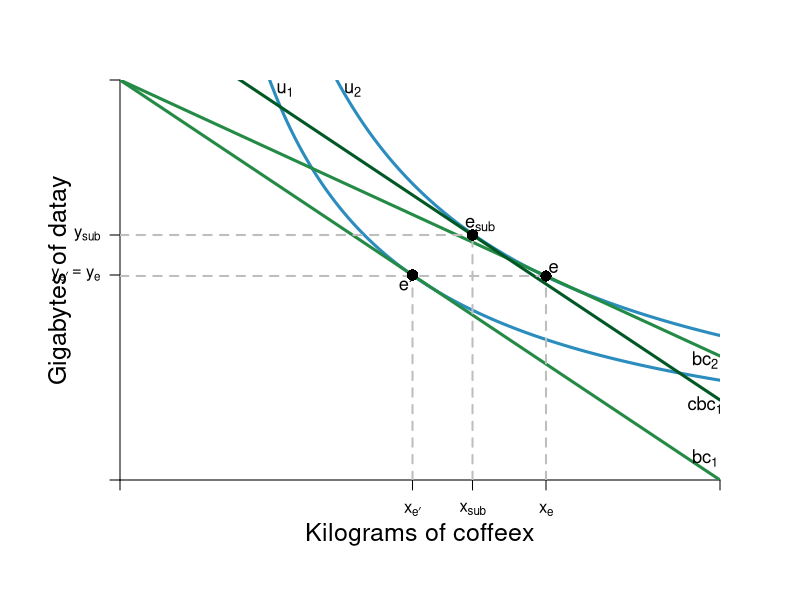

Write the R code that produced this figure.
#Graph Designer: Simon Halliday
#Authors: Bowles, Foley and Halliday
#Title: Coordination, Conflict and Competition: A Text in Microeconomics

library(shape)
pdf(file = "indmarketdemand/decomposition_cd.pdf", width = 10, height = 8)

#Set parameters for graphics
axislabelsize <- 1.5
labelsize <- 1.1
graphlinewidth <- 3
segmentlinewidth <- 2

COL <- c("#7fc97f", "#beaed4", "#fdc086", "#ffff99", "#386cb0", "#f0027f", "#bf5b17", "#666666")
COLA <- c("#e0f3db", "#99d8c9","#66c2a4","#41ae76", "#238b45", "#005824")
COLB <- c("#c6dbef", "#4eb3d3", "#2b8cbe", "#0868ac","#084081")
COLC <- c("#fcfbfd", "#efedf5", "#dadaeb", "#bcbddc", "#9e9ac8", "#807dba", "#6a51a3", "#54278f", "#3f007d")

#Edited the margins to cater for the larger LHS labels
par(mar =  c(6, 6, 4, 4))

#Original budget constraint and pivoted budget constraint

bc1 <- function(x) {
  40 - .5*x
}

bc2 <- function(x) {
  40 - .345*x
}

#Utility functions 

uFn <- function(x, y, alpha = 0.5){
  (x^alpha)*(y^(1-alpha))
}

#Compensated budget constraint parallel to bc1

cbc1 <- function(x, int = 48) {
  int - .5*x
}

#Add limits on axes and levels of utility for each indifference curve
ylims <- c(0, 40)
xlims <- c(0, 80)

npts <- 501 
x <- seq(xlims[1], xlims[2], length.out = npts)
y <- seq(ylims[1], ylims[2], length.out = npts) 

a <- c(28.25, 34) #alpha = 0.6

plot(0, 0, xlim = xlims, ylim = ylims, type = "n",
     xlab = expression(paste("")),
     ylab = expression(paste("")), 
     xaxt = "n", 
     yaxt = "n", 
     cex.lab = axislabelsize, 
     bty = "n", 
     xaxs="i", 
     yaxs="i"
)

#x and y limits with plain axes without ticks/numbers to match previous graph

ticksx <- c(0, 39, 47, 56.8, xlims[2])
xlabels <- c(NA, expression(paste(x[e*minute])), expression(paste(x[sub])) , expression(paste(x[e])), NA)
ticksy <- c(0, bc1(39), cbc1(47), ylims[2])
ylabels <- c(NA, expression(paste(y[e*minute] == y[e])), expression(paste(y[sub])), NA)

axis(1, at = ticksx,  pos = 0, labels = xlabels)
axis(2, at = ticksy,  pos = 0, labels = ylabels, las = 1)

npts <- 500 
xx1 <- seq(xlims[1], xlims[2], length.out = npts)
xx2 <- seq(0, xlims[2], length.out = npts)
xx3 <- seq(xlims[1], 0, length.out = npts)
xx4 <- seq(-11, 0, length.out = npts)

contour(x, y, 
        outer(x, y, uFn),
        drawlabels = FALSE,
        col = COLB[3],
        lwd = graphlinewidth,
        levels = a, 
        xaxs="i", 
        yaxs="i", 
        add = TRUE)

#Axis labels
mtext(expression(paste("Kilograms of coffee", x)), side = 1, line = 2.5, cex = axislabelsize)
text(-8, 0.5*ylims[2], expression(paste("Gigabytes of data", y)), xpd = TRUE, cex = axislabelsize, srt = 90) 

lines(xx1, bc1(xx1), col = COLA[5], lwd = graphlinewidth)
lines(xx1, bc2(xx1), col = COLA[5], lwd = graphlinewidth)
lines(xx1, cbc1(xx1), col = COLA[6], lwd = graphlinewidth)


#Label curves

text(22, 39, expression(u[1]), cex = labelsize)
text(31, 39, expression(u[2]), cex = labelsize)
text(78, 2.2, expression(bc[1]), cex = labelsize)
text(78, 12, expression(bc[2]), cex = labelsize)
text(78, 7.5, expression(cbc[1]), cex = labelsize)

#Label points e-sub, e, e'

text(47 + 1, cbc1(47) + 1, expression(paste(e[sub])), cex = labelsize)
segments(47, 0, 47, cbc1(x = 47), lty = 2, col = "gray", lwd = segmentlinewidth)
segments(0, cbc1(x = 47), 47, cbc1(47), lty = 2, col = "gray", lwd = segmentlinewidth)
points(47, cbc1(x = 47), pch = 16, col = "black", cex = 1.5)

text(57.8, bc2(56.8)+.8, expression(paste("e")), cex = labelsize)
segments(56.8, 0, 56.8, bc2(x = 56.8), lty = 2, col = "gray", lwd = segmentlinewidth)
segments(0, bc2(x = 56.8), 56, bc2(x = 56.8), lty = 2, col = "gray", lwd = segmentlinewidth)
points(56.8, bc2(x = 56.8), pch = 16, col = "black", cex = 1.5)

text(39 - 0.9, bc1(39) - .9, expression(paste(e*minute)), cex = labelsize)
segments(39, 0, 39, bc1(x = 39), lty = 2, col = "gray", lwd = segmentlinewidth)
points(39, bc1(x = 39), pch = 16, col = "black", cex = 1.5)


#Label y-sub,x-sub,etc. on axes

#text(37.5, -.9, expression(paste(x[sub])), xpd = TRUE, cex = labelsize)
#text(40.8, -.9, expression(paste(x[e'])),  xpd = TRUE,  cex = labelsize)
#text(56.9, -.9, expression(paste(x[e])),  xpd = TRUE, cex = labelsize)

#text(-2, cbc1(47), expression(paste(y[sub])), xpd = TRUE, cex = labelsize)
#text(-2, bc1(39) + .5, expression(paste(y[e*minute] == y[e])),  xpd = TRUE,  cex = labelsize)
#text(-2, bc1(39) - 1, expression(paste(y[e])),  xpd = TRUE, cex = labelsize)



dev.off()
